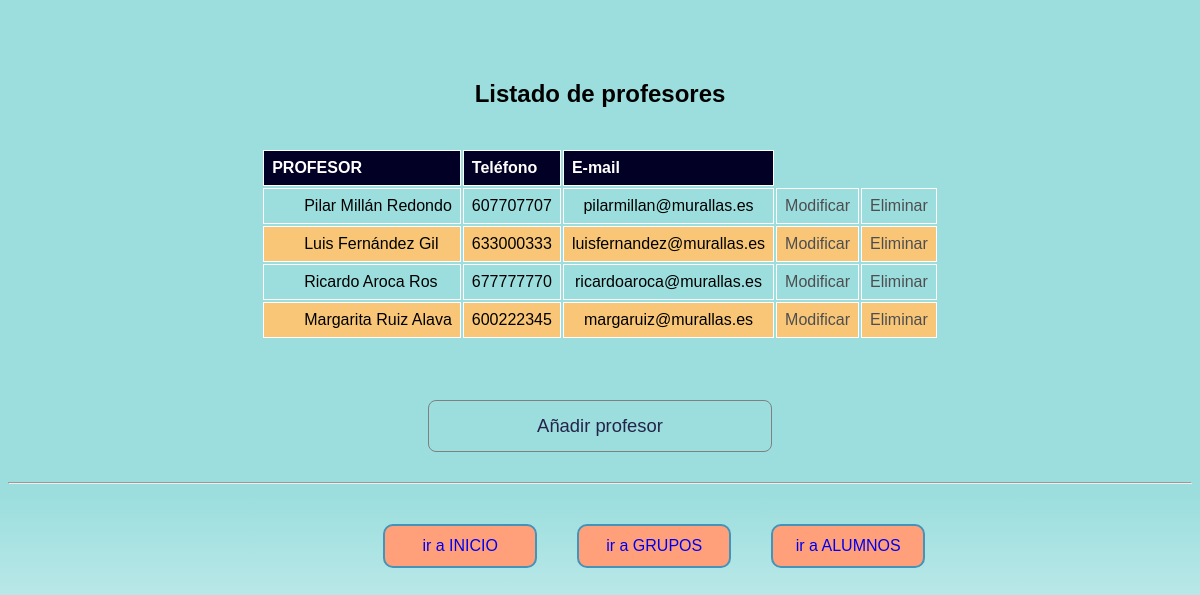
Before: /murallas_reales/consulta_profesores.php with the older database file.
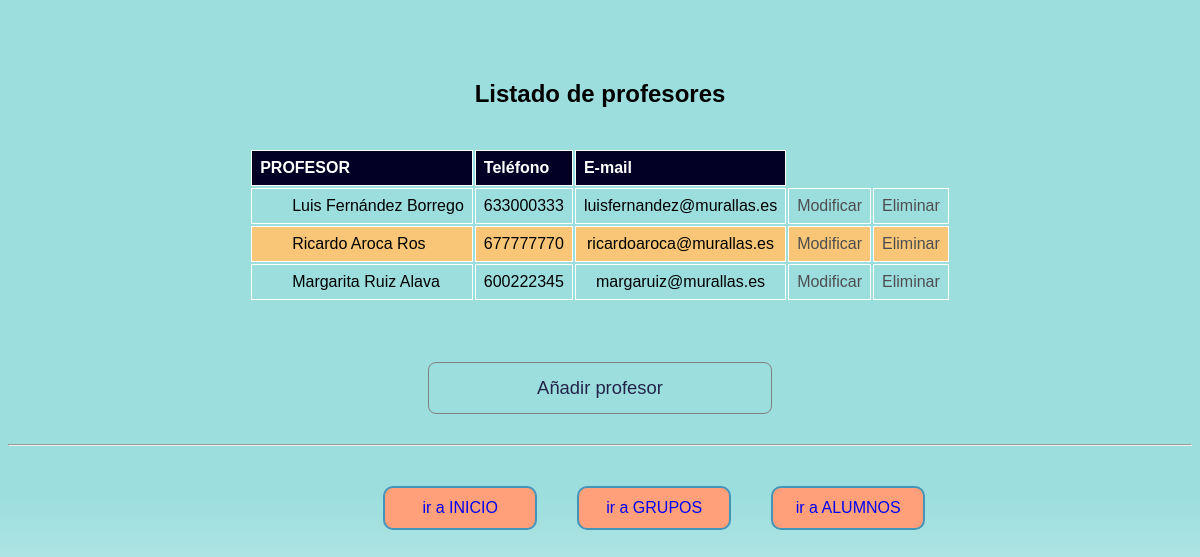
After: the same page with the newer database file.
### tables this page shows
CREATE TABLE `profesor` (
  `id_profesor` int(11) NOT NULL,
  `nombre` varchar(50) NOT NULL,
  `apellidos` varchar(100) NOT NULL,
  `telefono` varchar(12) DEFAULT NULL,
  `email` varchar(100) DEFAULT NULL
);

### murallas_reales/consulta_profesores.php (the view, shortened to what this page needs)
<!DOCTYPE html>
<html lang="en">
<head>
    <link rel="stylesheet" href="./estilo.css">
</head>
<?php
include_once "./conectar.php";
$sql = "SELECT id_profesor, nombre, apellidos, telefono, email FROM Profesor";
$resultado = $conexion->query($sql);
echo "<h2>Listado de profesores</h2>";
echo "<section>";
echo "<table>";
echo "<tr><th>PROFESOR</th><th>Teléfono</th><th>E-mail</th></tr>";
if ($resultado->num_rows > 0) {
    while ($row = $resultado->fetch_assoc()) {
        echo "<tr>";
        echo "<td>".$row["nombre"]." ".$row["apellidos"]."</td>
        <td>".$row["telefono"]."</td>
        <td>".$row["email"]."</td>
        <td><a href='actualiza_profesor.php?idprofesor=".$row["id_profesor"]."&nombre=".$row["nombre"]."&apellidos=".$row["apellidos"]."&telefono=".$row["telefono"]."&email=".$row["email"]."'>Modificar</a></td>
        <td><a href='elimina_profesor.php?idprofesor=".$row["id_profesor"]."'>Eliminar</a></td>
        </td>";
        echo "</tr>";
    }
}
echo "</table>";
echo "</section>";
?>
<section class="add">
  <div class="add"><a href="./form_add_profesor.php">Añadir profesor</a>
</section>
<hr>
<nav>
    <div><a href="./index.php">ir a INICIO</a></div>
    <div><a href="./consulta_grupos.php">ir a GRUPOS</a></div>
    <div><a href="./consulta_totalAlumnos.php">ir a ALUMNOS</a></div>
</nav>

Changed rows visible on the page:
removed profesor: nombre "Pilar", apellidos "Millán Redondo", telefono "607707707", email "pilarmillan@murallas.es"
changed profesor "Luis": apellidos "Fernández Gil" → "Fernández Borrego"
